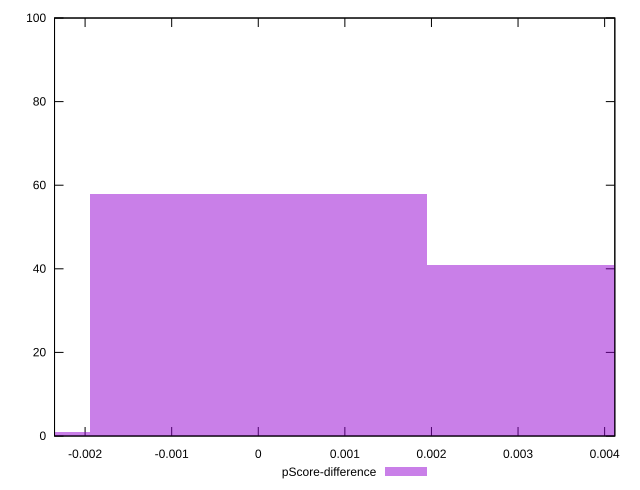

Write gnuplot code to recreate this figure.
reset

$pScoreDifference <<EOF
0 58
0.003893524318959176 41
-0.003893524318959176 1
EOF

set key outside below
set boxwidth 0.003893524318959176
set xrange [-0.002352941176470613:0.004117647058823504]
set yrange [0:100]
set trange [0:100]
set style fill transparent solid 0.5 noborder
set terminal svg size 640, 490 enhanced background rgb 'white'
set output "report_00009_2021-02-08T22-37-41.559Z/uses-webp-images/samples/pages/pScore-difference/histogram.svg"

plot $pScoreDifference title "pScore-difference" with boxes

reset
